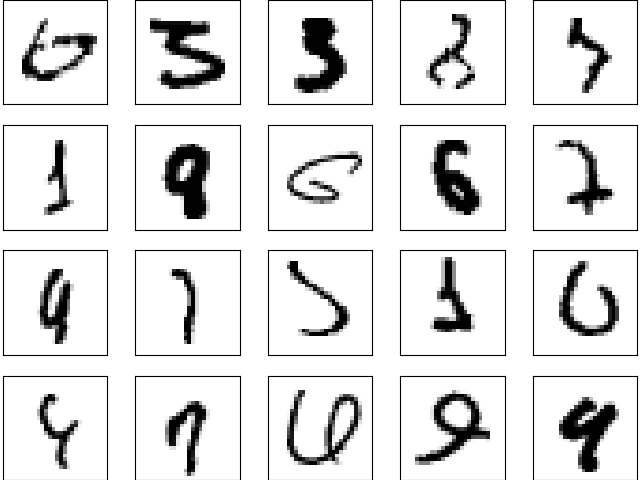

Generate this figure with Python:
# coding: utf-8
import sys, os
sys.path.append(os.pardir)  # 부모 디렉터리의 파일을 가져올 수 있도록 설정
import numpy as np
import matplotlib.pyplot as plt
from deep_convnet import DeepConvNet
from dataset.mnist import load_mnist


(x_train, t_train), (x_test, t_test) = load_mnist(flatten=False)

network = DeepConvNet()
network.load_params("deep_convnet_params.pkl")

print("calculating test accuracy ... ")
#sampled = 1000
#x_test = x_test[:sampled]
#t_test = t_test[:sampled]

classified_ids = []

acc = 0.0
batch_size = 100

for i in range(int(x_test.shape[0] / batch_size)):
    tx = x_test[i*batch_size:(i+1)*batch_size]
    tt = t_test[i*batch_size:(i+1)*batch_size]
    y = network.predict(tx, train_flg=False)
    y = np.argmax(y, axis=1)
    classified_ids.append(y)
    acc += np.sum(y == tt)
    
acc = acc / x_test.shape[0]
print("test accuracy:" + str(acc))

classified_ids = np.array(classified_ids)
classified_ids = classified_ids.flatten()
 
max_view = 20
current_view = 1

fig = plt.figure()
fig.subplots_adjust(left=0, right=1, bottom=0, top=1, hspace=0.2, wspace=0.2)

mis_pairs = {}
for i, val in enumerate(classified_ids == t_test):
    if not val:
        ax = fig.add_subplot(4, 5, current_view, xticks=[], yticks=[])
        ax.imshow(x_test[i].reshape(28, 28), cmap=plt.cm.gray_r, interpolation='nearest')
        mis_pairs[current_view] = (t_test[i], classified_ids[i])
            
        current_view += 1
        if current_view > max_view:
            break

print("======= misclassified result =======")
print("{view index: (label, inference), ...}")
print(mis_pairs)

plt.show()
plt.savefig('missclassified_mnist.png')